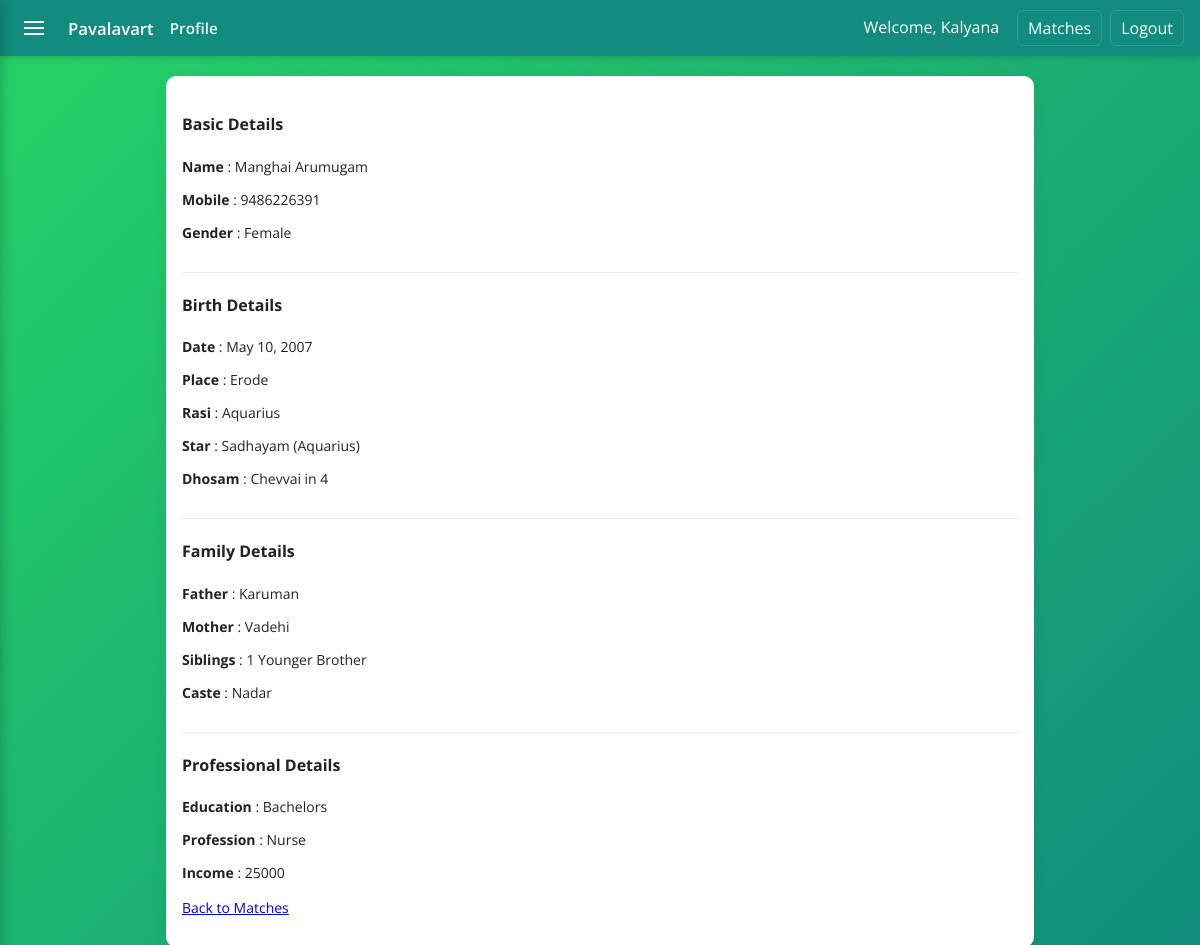
Page /profile/5/ (signed in) on the committed database.
### alliance/models.py (models this page shows, shortened)
class MemberProfile(models.Model):
    GENDER_CHOICES = [
        ('M', 'Male'),
        ('F', 'Female'),
        ('O', 'Other'),
    ]
    user = models.OneToOneField(User, on_delete=models.CASCADE, related_name='profile')
    mobile = models.CharField(max_length=15, unique=True)
    gender = models.CharField(max_length=1, choices=GENDER_CHOICES, default='O')
    created_at = models.DateTimeField(auto_now_add=True)

class BirthDetail(models.Model):
    profile = models.OneToOneField(MemberProfile, on_delete=models.CASCADE, related_name='birth_detail')
    date_of_birth = models.DateField(null=True, blank=True)
    time_of_birth = models.TimeField(null=True, blank=True)
    place_of_birth = models.CharField(max_length=200, blank=True)
    rasi = models.ForeignKey(Rasi, on_delete=models.SET_NULL, null=True, blank=True)
    star = models.ForeignKey(Star, on_delete=models.SET_NULL, null=True, blank=True)
    dhosam = models.ForeignKey(Dhosam, on_delete=models.SET_NULL, null=True, blank=True)

class Rasi(models.Model):
    rasi = models.CharField(max_length=50, unique=True)
    rasi_ta = models.CharField(max_length=50, blank=True, help_text='Tamil name')
    class Meta:
        verbose_name = 'Rasi'
        verbose_name_plural = 'Rasis'
    def __str__(self):
        return self.rasi

class Star(models.Model):
    rasi = models.ForeignKey(Rasi, on_delete=models.CASCADE, related_name='stars')
    star = models.CharField(max_length=50)
    star_ta = models.CharField(max_length=50, blank=True, help_text='Tamil name')
    class Meta:
        unique_together = (('rasi', 'star'),)
        verbose_name = 'Star'
        verbose_name_plural = 'Stars'
    def __str__(self):
        return f"{self.star} ({self.rasi.rasi})"

class Dhosam(models.Model):
    dhosam = models.CharField(max_length=50, unique=True)
    dhosam_ta = models.CharField(max_length=50, blank=True, help_text='Tamil name')
    class Meta:
        verbose_name = 'Dhosam'
        verbose_name_plural = 'Dhosams'
    def __str__(self):
        return self.dhosam

class FamilyDetail(models.Model):
    profile = models.OneToOneField(MemberProfile, on_delete=models.CASCADE, related_name='family_detail')
    father_name = models.CharField(max_length=200, blank=True)
    mother_name = models.CharField(max_length=200, blank=True)
    siblings = models.CharField(max_length=200, blank=True, help_text='Comma separated names or count')
    caste = models.ForeignKey(Caste, on_delete=models.SET_NULL, null=True, blank=True)
    koottam = models.ForeignKey(Koottam, on_delete=models.SET_NULL, null=True, blank=True)
    kula_deity = models.CharField(max_length=200, blank=True)

class Caste(models.Model):
    caste = models.CharField(max_length=100, unique=True)
    caste_ta = models.CharField(max_length=100, blank=True, help_text='Tamil name')
    class Meta:
        verbose_name = 'Caste'
        verbose_name_plural = 'Castes'
    def __str__(self):
        return self.caste

class ProfessionalDetail(models.Model):
    profile = models.OneToOneField(MemberProfile, on_delete=models.CASCADE, related_name='professional_detail')
    education = models.ForeignKey(Education, on_delete=models.SET_NULL, null=True, blank=True)
    profession = models.ForeignKey(Profession, on_delete=models.SET_NULL, null=True, blank=True)
    monthly_income = models.IntegerField(
        null=True,
        blank=True,
        validators=[MinValueValidator(1000), MaxValueValidator(9999999)],
        help_text='Enter monthly income (min 4 digits, max 7 digits)'
    )

class Education(models.Model):
    education = models.CharField(max_length=100, unique=True)
    education_ta = models.CharField(max_length=100, blank=True, help_text='Tamil name')
    class Meta:
        verbose_name = 'Education'
        verbose_name_plural = 'Educations'
    def __str__(self):
        return self.education

class Profession(models.Model):
    profession = models.CharField(max_length=100, unique=True)
    profession_ta = models.CharField(max_length=100, blank=True, help_text='Tamil name')
    class Meta:
        verbose_name = 'Profession'
        verbose_name_plural = 'Professions'
    def __str__(self):
        return self.profession

### alliance/views.py (the view)
# urls.py: path('profile/<int:pk>/', views.profile_detail, name='profile_detail'),
@login_required
def profile_detail(request, pk):
    profile = get_object_or_404(MemberProfile, pk=pk)
    return render(request, 'main/profile_detail.html', {'profile': profile})

### alliance/templates/main/profile_detail.html (shortened to what this page needs)
{% extends 'main/base.html' %}
{% block page_title %}Profile{% endblock %}
{% block content %}
<div class="card" style="width:100%">
    {% if profile %}
        <div class="profile-main-card" style="width:100%">
            <section style="padding-bottom:1rem; border-bottom:1px solid #eee; margin-bottom:1rem">
                <h4>Basic Details</h4>
                <p style="font-size:14px;"><strong>Name</strong> <span class="value">: {{ profile.user.first_name }} {{ profile.user.last_name }}</span></p>
                <p style="font-size:14px;"><strong>Mobile</strong> <span class="value">: {{ profile.mobile }}</span></p>
                <p style="font-size:14px;"><strong>Gender</strong> <span class="value">: {{ profile.get_gender_display }}</span></p>
            </section>
            <section style="padding-bottom:1rem; border-bottom:1px solid #eee; margin-bottom:1rem">
                <h4>Birth Details</h4>
                {% if profile.birth_detail %}
                    <p style="font-size:14px;"><strong>Date</strong> <span class="value">: {{ profile.birth_detail.date_of_birth }}</span></p>
                    <p style="font-size:14px;"><strong>Place</strong> <span class="value">: {{ profile.birth_detail.place_of_birth }}</span></p>
                    <p style="font-size:14px;"><strong>Rasi</strong> <span class="value">: {{ profile.birth_detail.rasi }}</span></p>
                    <p style="font-size:14px;"><strong>Star</strong> <span class="value">: {{ profile.birth_detail.star }}</span></p>
                    <p style="font-size:14px;"><strong>Dhosam</strong> <span class="value">: {{ profile.birth_detail.dhosam }}</span></p>
                {% else %}
                    <p><em>Birth details not added yet</em></p>
                {% endif %}
            </section>
            <section style="padding-bottom:1rem; border-bottom:1px solid #eee; margin-bottom:1rem">
                <h4>Family Details</h4>
                {% if profile.family_detail %}
                    <p style="font-size:14px;"><strong>Father</strong> <span class="value">: {{ profile.family_detail.father_name }}</span></p>
                    <p style="font-size:14px;"><strong>Mother</strong> <span class="value">: {{ profile.family_detail.mother_name }}</span></p>
                    <p style="font-size:14px;"><strong>Siblings</strong> <span class="value">: {{ profile.family_detail.siblings }}</span></p>
                    <p style="font-size:14px;"><strong>Caste</strong> <span class="value">: {{ profile.family_detail.caste }}</span></p>
                {% else %}
                    <p><em>Family details not added yet</em></p>
                {% endif %}
            </section>
            <section>
                <h4>Professional Details</h4>
                {% if profile.professional_detail %}
                    <p style="font-size:14px;"><strong>Education</strong> <span class="value">: {{ profile.professional_detail.education }}</span></p>
                    <p style="font-size:14px;"><strong>Profession</strong> <span class="value">: {{ profile.professional_detail.profession }}</span></p>
                    <p style="font-size:14px;"><strong>Income</strong> <span class="value">: {{ profile.professional_detail.monthly_income }}</span></p>
                {% else %}
                    <p><em>Professional details not added yet</em></p>
                {% endif %}
            </section>
        </div>
        <p style="margin-top:1rem;font-size:14px;"><a href="{% url 'matches' %}">Back to Matches</a></p>
    {% else %}
        <p>No profile found.</p>
    {% endif %}
</div>
{% endblock %}

### alliance/templates/main/base.html (shortened to what this page needs)
<!DOCTYPE html>
<html lang="en">
<head>
</head>
<body>
    <header class="app-bar">
        <div class="left">
            {% if request.user.is_authenticated %}
                <button id="hamburgerBtn" class="hamburger" aria-label="Open menu">
                    <span class="bar"></span>
                </button>
            {% endif %}
            <a href="{% url 'home' %}" class="app-title" style="color:#fff; text-decoration:none">Pavalavart</a>
            <div class="page-title">{% block page_title %}{% endblock %}</div>
        </div>
        <nav class="nav-links">
            {% if request.user.is_authenticated %}
                <span style="display:inline-block; padding:6px 10px">Welcome, {{ request.user.first_name }}</span>
                <a href="{% url 'matches' %}">Matches</a>
                <a href="{% url 'logout' %}">Logout</a>
            {% else %}
                <a href="{% url 'login' %}">Login</a>
                <a href="{% url 'register' %}">Register</a>
            {% endif %}
        </nav>
    </header>
    <main class="container">
        {% block content %}{% endblock %}
    </main>
</body>
</html>

### alliance/templates/main/base.html (style rules this page uses)
html { box-sizing: border-box; }
*, *:before, *:after { box-sizing: inherit; }
body { margin:0; font-family: 'Open Sans', Arial, sans-serif; background: linear-gradient(135deg,#25d366 0%,#128c7e 100%); min-height:100vh; color:#222 }
.app-bar { background: #128c7e; color: #fff; height:56px; display:flex; align-items:center; justify-content:space-between; padding:0 1rem; box-shadow: 0 2px 6px rgba(0,0,0,0.15); }
.app-bar .left { display:flex; align-items:center; gap:1rem }
.app-title { font-weight:600; font-size:1.05rem }
.page-title { font-weight:600; font-size:0.95rem; opacity:0.95 }
.nav-links { display:flex; gap:0.5rem }
.nav-links a { color:#fff; text-decoration:none; padding:6px 10px; border-radius:6px; border:1px solid rgba(255,255,255,0.12) }
.container { max-width:900px; margin:1.25rem auto; padding:0 1rem }
.card { background:#fff; border-radius:10px; padding:1rem; box-shadow:0 6px 18px rgba(0,0,0,0.06) }
.hamburger { width:36px; height:36px; display:flex; align-items:center; justify-content:center; cursor:pointer; border-radius:6px; background:transparent; border:none; color:#fff }
.hamburger .bar { width:20px; height:2px; background:#fff; display:block; position:relative }
.hamburger .bar:before, .hamburger .bar:after { content:''; position:absolute; left:0; right:0; height:2px; background:#fff }
.hamburger .bar:before { top:-6px }
.hamburger .bar:after { top:6px }

### rows in the picture
MemberProfile: user.first_name "Manghai", user.last_name "Arumugam", mobile "9486226391", gender "Female", birth_detail.date_of_birth "May 10, 2007", birth_detail.place_of_birth "Erode", birth_detail.rasi "Aquarius", birth_detail.star "Sadhayam (Aquarius)", birth_detail.dhosam "Chevvai in 4", family_detail.father_name "Karuman", family_detail.mother_name "Vadehi", family_detail.siblings "1 Younger Brother", family_detail.caste "Nadar", professional_detail.education "Bachelors", professional_detail.profession "Nurse", professional_detail.monthly_income "25000"

### other values in the picture
{{ request.user.first_name }} "Kalyana"
